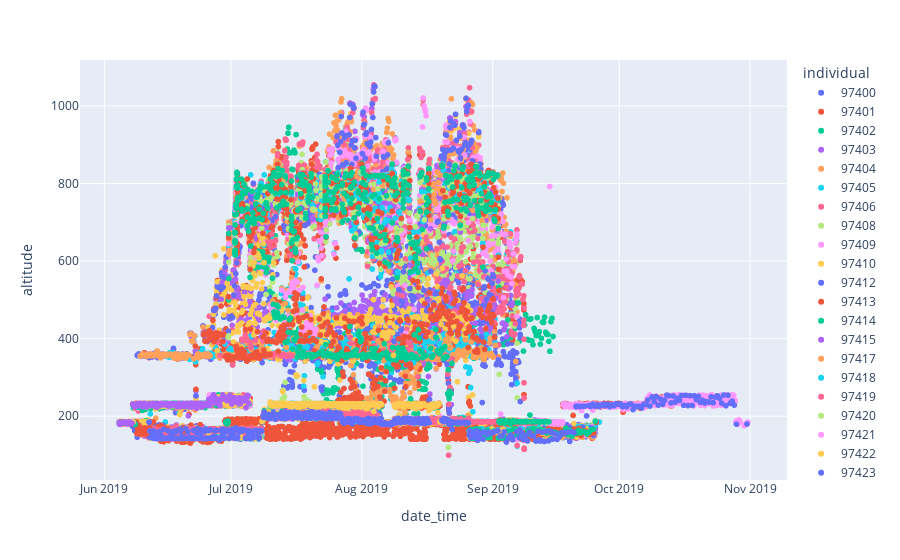

The notebook cell this image was saved under:
### Markdown cell above
# Altitude

### Code cell
px.scatter(df, x='date_time', y='altitude', color='individual')

### Figure 1 — Plotly figure (JSON) as saved in the notebook; plotly's stock layout.template omitted (floating-point values rounded to 4 significant figures; data arrays with more than 128 entries replaced by an {"elided": "..."} marker saying what was removed)
{"data": [{"hovertemplate": "individual=97400<br>date_time=%{x}<br>altitude=%{y}<extra></extra>", "legendgroup": "97400", "marker": {"color": "#636efa", "symbol": "circle"}, "mode": "markers", "name": "97400", "showlegend": true, "type": "scattergl", "x": {"elided": "566 str values"}, "xaxis": "x", "y": {"elided": "566 float values"}, "yaxis": "y"}, {"hovertemplate": "individual=97401<br>date_time=%{x}<br>altitude=%{y}<extra></extra>", "legendgroup": "97401", "marker": {"color": "#EF553B", "symbol": "circle"}, "mode": "markers", "name": "97401", "showlegend": true, "type": "scattergl", "x": {"elided": "468 str values"}, "xaxis": "x", "y": {"elided": "468 float values"}, "yaxis": "y"}, {"hovertemplate": "individual=97402<br>date_time=%{x}<br>altitude=%{y}<extra></extra>", "legendgroup": "97402", "marker": {"color": "#00cc96", "symbol": "circle"}, "mode": "markers", "name": "97402", "showlegend": true, "type": "scattergl", "x": {"elided": "504 str values"}, "xaxis": "x", "y": {"elided": "504 float values"}, "yaxis": "y"}, {"hovertemplate": "individual=97403<br>date_time=%{x}<br>altitude=%{y}<extra></extra>", "legendgroup": "97403", "marker": {"color": "#ab63fa", "symbol": "circle"}, "mode": "markers", "name": "97403", "showlegend": true, "type": "scattergl", "x": {"elided": "527 str values"}, "xaxis": "x", "y": {"elided": "527 float values"}, "yaxis": "y"}, {"hovertemplate": "individual=97404<br>date_time=%{x}<br>altitude=%{y}<extra></extra>", "legendgroup": "97404", "marker": {"color": "#FFA15A", "symbol": "circle"}, "mode": "markers", "name": "97404", "showlegend": true, "type": "scattergl", "x": {"elided": "524 str values"}, "xaxis": "x", "y": {"elided": "524 float values"}, "yaxis": "y"}, {"hovertemplate": "individual=97405<br>date_time=%{x}<br>altitude=%{y}<extra></extra>", "legendgroup": "97405", "marker": {"color": "#19d3f3", "symbol": "circle"}, "mode": "markers", "name": "97405", "showlegend": true, "type": "scattergl", "x": {"elided": "568 str values"}, "xaxis": "x", "y": {"elided": "568 float values"}, "yaxis": "y"}, {"hovertemplate": "individual=97406<br>date_time=%{x}<br>altitude=%{y}<extra></extra>", "legendgroup": "97406", "marker": {"color": "#FF6692", "symbol": "circle"}, "mode": "markers", "name": "97406", "showlegend": true, "type": "scattergl", "x": {"elided": "582 str values"}, "xaxis": "x", "y": {"elided": "582 float values"}, "yaxis": "y"}, {"hovertemplate": "individual=97408<br>date_time=%{x}<br>altitude=%{y}<extra></extra>", "legendgroup": "97408", "marker": {"color": "#B6E880", "symbol": "circle"}, "mode": "markers", "name": "97408", "showlegend": true, "type": "scattergl", "x": {"elided": "543 str values"}, "xaxis": "x", "y": {"elided": "543 float values"}, "yaxis": "y"}, {"hovertemplate": "individual=97409<br>date_time=%{x}<br>altitude=%{y}<extra></extra>", "legendgroup": "97409", "marker": {"color": "#FF97FF", "symbol": "circle"}, "mode": "markers", "name": "97409", "showlegend": true, "type": "scattergl", "x": {"elided": "519 str values"}, "xaxis": "x", "y": {"elided": "519 float values"}, "yaxis": "y"}, {"hovertemplate": "individual=97410<br>date_time=%{x}<br>altitude=%{y}<extra></extra>", "legendgroup": "97410", "marker": {"color": "#FECB52", "symbol": "circle"}, "mode": "markers", "name": "97410", "showlegend": true, "type": "scattergl", "x": {"elided": "547 str values"}, "xaxis": "x", "y": {"elided": "547 float values"}, "yaxis": "y"}, {"hovertemplate": "individual=97412<br>date_time=%{x}<br>altitude=%{y}<extra></extra>", "legendgroup": "97412", "marker": {"color": "#636efa", "symbol": "circle"}, "mode": "markers", "name": "97412", "showlegend": true, "type": "scattergl", "x": {"elided": "428 str values"}, "xaxis": "x", "y": {"elided": "428 float values"}, "yaxis": "y"}, {"hovertemplate": "individual=97413<br>date_time=%{x}<br>altitude=%{y}<extra></extra>", "legendgroup": "97413", "marker": {"color": "#EF553B", "symbol": "circle"}, "mode": "markers", "name": "97413", "showlegend": true, "type": "scattergl", "x": {"elided": "629 str values"}, "xaxis": "x", "y": {"elided": "629 float values"}, "yaxis": "y"}, {"hovertemplate": "individual=97414<br>date_time=%{x}<br>altitude=%{y}<extra></extra>", "legendgroup": "97414", "marker": {"color": "#00cc96", "symbol": "circle"}, "mode": "markers", "name": "97414", "showlegend": true, "type": "scattergl", "x": {"elided": "568 str values"}, "xaxis": "x", "y": {"elided": "568 float values"}, "yaxis": "y"}, {"hovertemplate": "individual=97415<br>date_time=%{x}<br>altitude=%{y}<extra></extra>", "legendgroup": "97415", "marker": {"color": "#ab63fa", "symbol": "circle"}, "mode": "markers", "name": "97415", "showlegend": true, "type": "scattergl", "x": {"elided": "462 str values"}, "xaxis": "x", "y": {"elided": "462 float values"}, "yaxis": "y"}, {"hovertemplate": "individual=97417<br>date_time=%{x}<br>altitude=%{y}<extra></extra>", "legendgroup": "97417", "marker": {"color": "#FFA15A", "symbol": "circle"}, "mode": "markers", "name": "97417", "showlegend": true, "type": "scattergl", "x": {"elided": "452 str values"}, "xaxis": "x", "y": {"elided": "452 float values"}, "yaxis": "y"}, {"hovertemplate": "individual=97418<br>date_time=%{x}<br>altitude=%{y}<extra></extra>", "legendgroup": "97418", "marker": {"color": "#19d3f3", "symbol": "circle"}, "mode": "markers", "name": "97418", "showlegend": true, "type": "scattergl", "x": {"elided": "526 str values"}, "xaxis": "x", "y": {"elided": "526 float values"}, "yaxis": "y"}, {"hovertemplate": "individual=97419<br>date_time=%{x}<br>altitude=%{y}<extra></extra>", "legendgroup": "97419", "marker": {"color": "#FF6692", "symbol": "circle"}, "mode": "markers", "name": "97419", "showlegend": true, "type": "scattergl", "x": {"elided": "532 str values"}, "xaxis": "x", "y": {"elided": "532 float values"}, "yaxis": "y"}, {"hovertemplate": "individual=97420<br>date_time=%{x}<br>altitude=%{y}<extra></extra>", "legendgroup": "97420", "marker": {"color": "#B6E880", "symbol": "circle"}, "mode": "markers", "name": "97420", "showlegend": true, "type": "scattergl", "x": {"elided": "554 str values"}, "xaxis": "x", "y": {"elided": "554 float values"}, "yaxis": "y"}, {"hovertemplate": "individual=97421<br>date_time=%{x}<br>altitude=%{y}<extra></extra>", "legendgroup": "97421", "marker": {"color": "#FF97FF", "symbol": "circle"}, "mode": "markers", "name": "97421", "showlegend": true, "type": "scattergl", "x": {"elided": "517 str values"}, "xaxis": "x", "y": {"elided": "517 float values"}, "yaxis": "y"}, {"hovertemplate": "individual=97422<br>date_time=%{x}<br>altitude=%{y}<extra></extra>", "legendgroup": "97422", "marker": {"color": "#FECB52", "symbol": "circle"}, "mode": "markers", "name": "97422", "showlegend": true, "type": "scattergl", "x": {"elided": "301 str values"}, "xaxis": "x", "y": {"elided": "301 float values"}, "yaxis": "y"}, {"hovertemplate": "individual=97423<br>date_time=%{x}<br>altitude=%{y}<extra></extra>", "legendgroup": "97423", "marker": {"color": "#636efa", "symbol": "circle"}, "mode": "markers", "name": "97423", "showlegend": true, "type": "scattergl", "x": {"elided": "457 str values"}, "xaxis": "x", "y": {"elided": "457 float values"}, "yaxis": "y"}, {"hovertemplate": "individual=97424<br>date_time=%{x}<br>altitude=%{y}<extra></extra>", "legendgroup": "97424", "marker": {"color": "#EF553B", "symbol": "circle"}, "mode": "markers", "name": "97424", "showlegend": true, "type": "scattergl", "x": {"elided": "1046 str values"}, "xaxis": "x", "y": {"elided": "1046 float values"}, "yaxis": "y"}, {"hovertemplate": "individual=97425<br>date_time=%{x}<br>altitude=%{y}<extra></extra>", "legendgroup": "97425", "marker": {"color": "#00cc96", "symbol": "circle"}, "mode": "markers", "name": "97425", "showlegend": true, "type": "scattergl", "x": {"elided": "614 str values"}, "xaxis": "x", "y": {"elided": "614 float values"}, "yaxis": "y"}, {"hovertemplate": "individual=97426<br>date_time=%{x}<br>altitude=%{y}<extra></extra>", "legendgroup": "97426", "marker": {"color": "#ab63fa", "symbol": "circle"}, "mode": "markers", "name": "97426", "showlegend": true, "type": "scattergl", "x": {"elided": "526 str values"}, "xaxis": "x", "y": {"elided": "526 float values"}, "yaxis": "y"}, {"hovertemplate": "individual=97427<br>date_time=%{x}<br>altitude=%{y}<extra></extra>", "legendgroup": "97427", "marker": {"color": "#FFA15A", "symbol": "circle"}, "mode": "markers", "name": "97427", "showlegend": true, "type": "scattergl", "x": {"elided": "569 str values"}, "xaxis": "x", "y": {"elided": "569 float values"}, "yaxis": "y"}, {"hovertemplate": "individual=97428<br>date_time=%{x}<br>altitude=%{y}<extra></extra>", "legendgroup": "97428", "marker": {"color": "#19d3f3", "symbol": "circle"}, "mode": "markers", "name": "97428", "showlegend": true, "type": "scattergl", "x": {"elided": "604 str values"}, "xaxis": "x", "y": {"elided": "604 float values"}, "yaxis": "y"}, {"hovertemplate": "individual=97429<br>date_time=%{x}<br>altitude=%{y}<extra></extra>", "legendgroup": "97429", "marker": {"color": "#FF6692", "symbol": "circle"}, "mode": "markers", "name": "97429", "showlegend": true, "type": "scattergl", "x": {"elided": "561 str values"}, "xaxis": "x", "y": {"elided": "561 float values"}, "yaxis": "y"}, {"hovertemplate": "individual=97430<br>date_time=%{x}<br>altitude=%{y}<extra></extra>", "legendgroup": "97430", "marker": {"color": "#B6E880", "symbol": "circle"}, "mode": "markers", "name": "97430", "showlegend": true, "type": "scattergl", "x": {"elided": "585 str values"}, "xaxis": "x", "y": {"elided": "585 float values"}, "yaxis": "y"}, {"hovertemplate": "individual=97431<br>date_time=%{x}<br>altitude=%{y}<extra></extra>", "legendgroup": "97431", "marker": {"color": "#FF97FF", "symbol": "circle"}, "mode": "markers", "name": "97431", "showlegend": true, "type": "scattergl", "x": {"elided": "530 str values"}, "xaxis": "x", "y": {"elided": "530 float values"}, "yaxis": "y"}, {"hovertemplate": "individual=97432<br>date_time=%{x}<br>altitude=%{y}<extra></extra>", "legendgroup": "97432", "marker": {"color": "#FECB52", "symbol": "circle"}, "mode": "markers", "name": "97432", "showlegend": true, "type": "scattergl", "x": {"elided": "449 str values"}, "xaxis": "x", "y": {"elided": "449 float values"}, "yaxis": "y"}, {"hovertemplate": "individual=97433<br>date_time=%{x}<br>altitude=%{y}<extra></extra>", "legendgroup": "97433", "marker": {"color": "#636efa", "symbol": "circle"}, "mode": "markers", "name": "97433", "showlegend": true, "type": "scattergl", "x": {"elided": "1403 str values"}, "xaxis": "x", "y": {"elided": "1403 float values"}, "yaxis": "y"}, {"hovertemplate": "individual=97434<br>date_time=%{x}<br>altitude=%{y}<extra></extra>", "legendgroup": "97434", "marker": {"color": "#EF553B", "symbol": "circle"}, "mode": "markers", "name": "97434", "showlegend": true, "type": "scattergl", "x": {"elided": "444 str values"}, "xaxis": "x", "y": {"elided": "444 float values"}, "yaxis": "y"}, {"hovertemplate": "individual=97435<br>date_time=%{x}<br>altitude=%{y}<extra></extra>", "legendgroup": "97435", "marker": {"color": "#00cc96", "symbol": "circle"}, "mode": "markers", "name": "97435", "showlegend": true, "type": "scattergl", "x": {"elided": "446 str values"}, "xaxis": "x", "y": {"elided": "446 float values"}, "yaxis": "y"}, {"hovertemplate": "individual=97436<br>date_time=%{x}<br>altitude=%{y}<extra></extra>", "legendgroup": "97436", "marker": {"color": "#ab63fa", "symbol": "circle"}, "mode": "markers", "name": "97436", "showlegend": true, "type": "scattergl", "x": {"elided": "461 str values"}, "xaxis": "x", "y": {"elided": "461 float values"}, "yaxis": "y"}, {"hovertemplate": "individual=97437<br>date_time=%{x}<br>altitude=%{y}<extra></extra>", "legendgroup": "97437", "marker": {"color": "#FFA15A", "symbol": "circle"}, "mode": "markers", "name": "97437", "showlegend": true, "type": "scattergl", "x": {"elided": "592 str values"}, "xaxis": "x", "y": {"elided": "592 float values"}, "yaxis": "y"}, {"hovertemplate": "individual=97438<br>date_time=%{x}<br>altitude=%{y}<extra></extra>", "legendgroup": "97438", "marker": {"color": "#19d3f3", "symbol": "circle"}, "mode": "markers", "name": "97438", "showlegend": true, "type": "scattergl", "x": {"elided": "535 str values"}, "xaxis": "x", "y": {"elided": "535 float values"}, "yaxis": "y"}, {"hovertemplate": "individual=97439<br>date_time=%{x}<br>altitude=%{y}<extra></extra>", "legendgroup": "97439", "marker": {"color": "#FF6692", "symbol": "circle"}, "mode": "markers", "name": "97439", "showlegend": true, "type": "scattergl", "x": {"elided": "605 str values"}, "xaxis": "x", "y": {"elided": "605 float values"}, "yaxis": "y"}, {"hovertemplate": "individual=97440<br>date_time=%{x}<br>altitude=%{y}<extra></extra>", "legendgroup": "97440", "marker": {"color": "#B6E880", "symbol": "circle"}, "mode": "markers", "name": "97440", "showlegend": true, "type": "scattergl", "x": {"elided": "569 str values"}, "xaxis": "x", "y": {"elided": "569 float values"}, "yaxis": "y"}, {"hovertemplate": "individual=97441<br>date_time=%{x}<br>altitude=%{y}<extra></extra>", "legendgroup": "97441", "marker": {"color": "#FF97FF", "symbol": "circle"}, "mode": "markers", "name": "97441", "showlegend": true, "type": "scattergl", "x": {"elided": "433 str values"}, "xaxis": "x", "y": {"elided": "433 float values"}, "yaxis": "y"}, {"hovertemplate": "individual=97442<br>date_time=%{x}<br>altitude=%{y}<extra></extra>", "legendgroup": "97442", "marker": {"color": "#FECB52", "symbol": "circle"}, "mode": "markers", "name": "97442", "showlegend": true, "type": "scattergl", "x": {"elided": "447 str values"}, "xaxis": "x", "y": {"elided": "447 float values"}, "yaxis": "y"}, {"hovertemplate": "individual=97444<br>date_time=%{x}<br>altitude=%{y}<extra></extra>", "legendgroup": "97444", "marker": {"color": "#636efa", "symbol": "circle"}, "mode": "markers", "name": "97444", "showlegend": true, "type": "scattergl", "x": {"elided": "466 str values"}, "xaxis": "x", "y": {"elided": "466 float values"}, "yaxis": "y"}, {"hovertemplate": "individual=97445<br>date_time=%{x}<br>altitude=%{y}<extra></extra>", "legendgroup": "97445", "marker": {"color": "#EF553B", "symbol": "circle"}, "mode": "markers", "name": "97445", "showlegend": true, "type": "scattergl", "x": {"elided": "628 str values"}, "xaxis": "x", "y": {"elided": "628 float values"}, "yaxis": "y"}, {"hovertemplate": "individual=97446<br>date_time=%{x}<br>altitude=%{y}<extra></extra>", "legendgroup": "97446", "marker": {"color": "#00cc96", "symbol": "circle"}, "mode": "markers", "name": "97446", "showlegend": true, "type": "scattergl", "x": {"elided": "540 str values"}, "xaxis": "x", "y": {"elided": "540 float values"}, "yaxis": "y"}, {"hovertemplate": "individual=97447<br>date_time=%{x}<br>altitude=%{y}<extra></extra>", "legendgroup": "97447", "marker": {"color": "#ab63fa", "symbol": "circle"}, "mode": "markers", "name": "97447", "showlegend": true, "type": "scattergl", "x": {"elided": "513 str values"}, "xaxis": "x", "y": {"elided": "513 float values"}, "yaxis": "y"}, {"hovertemplate": "individual=97448<br>date_time=%{x}<br>altitude=%{y}<extra></extra>", "legendgroup": "97448", "marker": {"color": "#FFA15A", "symbol": "circle"}, "mode": "markers", "name": "97448", "showlegend": true, "type": "scattergl", "x": {"elided": "867 str values"}, "xaxis": "x", "y": {"elided": "867 float values"}, "yaxis": "y"}, {"hovertemplate": "individual=97449<br>date_time=%{x}<br>altitude=%{y}<extra></extra>", "legendgroup": "97449", "marker": {"color": "#19d3f3", "symbol": "circle"}, "mode": "markers", "name": "97449", "showlegend": true, "type": "scattergl", "x": {"elided": "500 str values"}, "xaxis": "x", "y": {"elided": "500 float values"}, "yaxis": "y"}, {"hovertemplate": "individual=97450<br>date_time=%{x}<br>altitude=%{y}<extra></extra>", "legendgroup": "97450", "marker": {"color": "#FF6692", "symbol": "circle"}, "mode": "markers", "name": "97450", "showlegend": true, "type": "scattergl", "x": {"elided": "634 str values"}, "xaxis": "x", "y": {"elided": "634 float values"}, "yaxis": "y"}, {"hovertemplate": "individual=97452<br>date_time=%{x}<br>altitude=%{y}<extra></extra>", "legendgroup": "97452", "marker": {"color": "#B6E880", "symbol": "circle"}, "mode": "markers", "name": "97452", "showlegend": true, "type": "scattergl", "x": {"elided": "543 str values"}, "xaxis": "x", "y": {"elided": "543 float values"}, "yaxis": "y"}, {"hovertemplate": "individual=97453<br>date_time=%{x}<br>altitude=%{y}<extra></extra>", "legendgroup": "97453", "marker": {"color": "#FF97FF", "symbol": "circle"}, "mode": "markers", "name": "97453", "showlegend": true, "type": "scattergl", "x": {"elided": "504 str values"}, "xaxis": "x", "y": {"elided": "504 float values"}, "yaxis": "y"}, {"hovertemplate": "individual=97454<br>date_time=%{x}<br>altitude=%{y}<extra></extra>", "legendgroup": "97454", "marker": {"color": "#FECB52", "symbol": "circle"}, "mode": "markers", "name": "97454", "showlegend": true, "type": "scattergl", "x": {"elided": "582 str values"}, "xaxis": "x", "y": {"elided": "582 float values"}, "yaxis": "y"}, {"hovertemplate": "individual=97455<br>date_time=%{x}<br>altitude=%{y}<extra></extra>", "legendgroup": "97455", "marker": {"color": "#636efa", "symbol": "circle"}, "mode": "markers", "name": "97455", "showlegend": true, "type": "scattergl", "x": {"elided": "552 str values"}, "xaxis": "x", "y": {"elided": "552 float values"}, "yaxis": "y"}, {"hovertemplate": "individual=97456<br>date_time=%{x}<br>altitude=%{y}<extra></extra>", "legendgroup": "97456", "marker": {"color": "#EF553B", "symbol": "circle"}, "mode": "markers", "name": "97456", "showlegend": true, "type": "scattergl", "x": {"elided": "1458 str values"}, "xaxis": "x", "y": {"elided": "1458 float values"}, "yaxis": "y"}, {"hovertemplate": "individual=97457<br>date_time=%{x}<br>altitude=%{y}<extra></extra>", "legendgroup": "97457", "marker": {"color": "#00cc96", "symbol": "circle"}, "mode": "markers", "name": "97457", "showlegend": true, "type": "scattergl", "x": {"elided": "523 str values"}, "xaxis": "x", "y": {"elided": "523 float values"}, "yaxis": "y"}, {"hovertemplate": "individual=97458<br>date_time=%{x}<br>altitude=%{y}<extra></extra>", "legendgroup": "97458", "marker": {"color": "#ab63fa", "symbol": "circle"}, "mode": "markers", "name": "97458", "showlegend": true, "type": "scattergl", "x": {"elided": "580 str values"}, "xaxis": "x", "y": {"elided": "580 float values"}, "yaxis": "y"}, {"hovertemplate": "individual=97459<br>date_time=%{x}<br>altitude=%{y}<extra></extra>", "legendgroup": "97459", "marker": {"color": "#FFA15A", "symbol": "circle"}, "mode": "markers", "name": "97459", "showlegend": true, "type": "scattergl", "x": {"elided": "484 str values"}, "xaxis": "x", "y": {"elided": "484 float values"}, "yaxis": "y"}, {"hovertemplate": "individual=97460<br>date_time=%{x}<br>altitude=%{y}<extra></extra>", "legendgroup": "97460", "marker": {"color": "#19d3f3", "symbol": "circle"}, "mode": "markers", "name": "97460", "showlegend": true, "type": "scattergl", "x": {"elided": "535 str values"}, "xaxis": "x", "y": {"elided": "535 float values"}, "yaxis": "y"}, {"hovertemplate": "individual=97461<br>date_time=%{x}<br>altitude=%{y}<extra></extra>", "legendgroup": "97461", "marker": {"color": "#FF6692", "symbol": "circle"}, "mode": "markers", "name": "97461", "showlegend": true, "type": "scattergl", "x": {"elided": "360 str values"}, "xaxis": "x", "y": {"elided": "360 float values"}, "yaxis": "y"}, {"hovertemplate": "individual=97462<br>date_time=%{x}<br>altitude=%{y}<extra></extra>", "legendgroup": "97462", "marker": {"color": "#B6E880", "symbol": "circle"}, "mode": "markers", "name": "97462", "showlegend": true, "type": "scattergl", "x": {"elided": "543 str values"}, "xaxis": "x", "y": {"elided": "543 float values"}, "yaxis": "y"}, {"hovertemplate": "individual=97463<br>date_time=%{x}<br>altitude=%{y}<extra></extra>", "legendgroup": "97463", "marker": {"color": "#FF97FF", "symbol": "circle"}, "mode": "markers", "name": "97463", "showlegend": true, "type": "scattergl", "x": {"elided": "587 str values"}, "xaxis": "x", "y": {"elided": "587 float values"}, "yaxis": "y"}, {"hovertemplate": "individual=97464<br>date_time=%{x}<br>altitude=%{y}<extra></extra>", "legendgroup": "97464", "marker": {"color": "#FECB52", "symbol": "circle"}, "mode": "markers", "name": "97464", "showlegend": true, "type": "scattergl", "x": {"elided": "537 str values"}, "xaxis": "x", "y": {"elided": "537 float values"}, "yaxis": "y"}, {"hovertemplate": "individual=97466<br>date_time=%{x}<br>altitude=%{y}<extra></extra>", "legendgroup": "97466", "marker": {"color": "#636efa", "symbol": "circle"}, "mode": "markers", "name": "97466", "showlegend": true, "type": "scattergl", "x": {"elided": "518 str values"}, "xaxis": "x", "y": {"elided": "518 float values"}, "yaxis": "y"}, {"hovertemplate": "individual=97468<br>date_time=%{x}<br>altitude=%{y}<extra></extra>", "legendgroup": "97468", "marker": {"color": "#EF553B", "symbol": "circle"}, "mode": "markers", "name": "97468", "showlegend": true, "type": "scattergl", "x": {"elided": "537 str values"}, "xaxis": "x", "y": {"elided": "537 float values"}, "yaxis": "y"}, {"hovertemplate": "individual=97469<br>date_time=%{x}<br>altitude=%{y}<extra></extra>", "legendgroup": "97469", "marker": {"color": "#00cc96", "symbol": "circle"}, "mode": "markers", "name": "97469", "showlegend": true, "type": "scattergl", "x": {"elided": "514 str values"}, "xaxis": "x", "y": {"elided": "514 float values"}, "yaxis": "y"}, {"hovertemplate": "individual=97470<br>date_time=%{x}<br>altitude=%{y}<extra></extra>", "legendgroup": "97470", "marker": {"color": "#ab63fa", "symbol": "circle"}, "mode": "markers", "name": "97470", "showlegend": true, "type": "scattergl", "x": {"elided": "508 str values"}, "xaxis": "x", "y": {"elided": "508 float values"}, "yaxis": "y"}, {"hovertemplate": "individual=97471<br>date_time=%{x}<br>altitude=%{y}<extra></extra>", "legendgroup": "97471", "marker": {"color": "#FFA15A", "symbol": "circle"}, "mode": "markers", "name": "97471", "showlegend": true, "type": "scattergl", "x": {"elided": "491 str values"}, "xaxis": "x", "y": {"elided": "491 float values"}, "yaxis": "y"}, {"hovertemplate": "individual=97473<br>date_time=%{x}<br>altitude=%{y}<extra></extra>", "legendgroup": "97473", "marker": {"color": "#19d3f3", "symbol": "circle"}, "mode": "markers", "name": "97473", "showlegend": true, "type": "scattergl", "x": {"elided": "678 str values"}, "xaxis": "x", "y": {"elided": "678 float values"}, "yaxis": "y"}, {"hovertemplate": "individual=97474<br>date_time=%{x}<br>altitude=%{y}<extra></extra>", "legendgroup": "97474", "marker": {"color": "#FF6692", "symbol": "circle"}, "mode": "markers", "name": "97474", "showlegend": true, "type": "scattergl", "x": {"elided": "491 str values"}, "xaxis": "x", "y": {"elided": "491 float values"}, "yaxis": "y"}, {"hovertemplate": "individual=97475<br>date_time=%{x}<br>altitude=%{y}<extra></extra>", "legendgroup": "97475", "marker": {"color": "#B6E880", "symbol": "circle"}, "mode": "markers", "name": "97475", "showlegend": true, "type": "scattergl", "x": {"elided": "510 str values"}, "xaxis": "x", "y": {"elided": "510 float values"}, "yaxis": "y"}, {"hovertemplate": "individual=97476<br>date_time=%{x}<br>altitude=%{y}<extra></extra>", "legendgroup": "97476", "marker": {"color": "#FF97FF", "symbol": "circle"}, "mode": "markers", "name": "97476", "showlegend": true, "type": "scattergl", "x": {"elided": "669 str values"}, "xaxis": "x", "y": {"elided": "669 float values"}, "yaxis": "y"}, {"hovertemplate": "individual=97477<br>date_time=%{x}<br>altitude=%{y}<extra></extra>", "legendgroup": "97477", "marker": {"color": "#FECB52", "symbol": "circle"}, "mode": "markers", "name": "97477", "showlegend": true, "type": "scattergl", "x": {"elided": "462 str values"}, "xaxis": "x", "y": {"elided": "462 float values"}, "yaxis": "y"}, {"hovertemplate": "individual=97478<br>date_time=%{x}<br>altitude=%{y}<extra></extra>", "legendgroup": "97478", "marker": {"color": "#636efa", "symbol": "circle"}, "mode": "markers", "name": "97478", "showlegend": true, "type": "scattergl", "x": {"elided": "587 str values"}, "xaxis": "x", "y": {"elided": "587 float values"}, "yaxis": "y"}, {"hovertemplate": "individual=112860<br>date_time=%{x}<br>altitude=%{y}<extra></extra>", "legendgroup": "112860", "marker": {"color": "#EF553B", "symbol": "circle"}, "mode": "markers", "name": "112860", "showlegend": true, "type": "scattergl", "x": {"elided": "515 str values"}, "xaxis": "x", "y": {"elided": "515 float values"}, "yaxis": "y"}, {"hovertemplate": "individual=112861<br>date_time=%{x}<br>altitude=%{y}<extra></extra>", "legendgroup": "112861", "marker": {"color": "#00cc96", "symbol": "circle"}, "mode": "markers", "name": "112861", "showlegend": true, "type": "scattergl", "x": {"elided": "511 str values"}, "xaxis": "x", "y": {"elided": "511 float values"}, "yaxis": "y"}, {"hovertemplate": "individual=113988<br>date_time=%{x}<br>altitude=%{y}<extra></extra>", "legendgroup": "113988", "marker": {"color": "#ab63fa", "symbol": "circle"}, "mode": "markers", "name": "113988", "showlegend": true, "type": "scattergl", "x": {"elided": "176 str values"}, "xaxis": "x", "y": {"elided": "176 float values"}, "yaxis": "y"}], "layout": {"legend": {"title": {"text": "individual"}, "tracegroupgap": 0}, "margin": {"t": 60}, "xaxis": {"anchor": "y", "domain": [0, 1], "title": {"text": "date_time"}}, "yaxis": {"anchor": "x", "domain": [0, 1], "title": {"text": "altitude"}}}}
